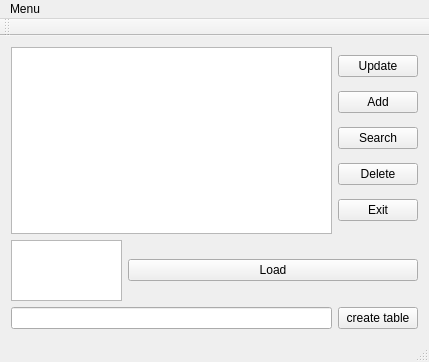
<?xml version="1.0" encoding="UTF-8"?>
<ui version="4.0">
 <class>MainWindow</class>
 <widget class="QMainWindow" name="MainWindow">
  <property name="geometry">
   <rect>
    <x>0</x>
    <y>0</y>
    <width>429</width>
    <height>362</height>
   </rect>
  </property>
  <property name="windowTitle">
   <string>MainWindow</string>
  </property>
  <widget class="QWidget" name="centralWidget">
   <layout class="QVBoxLayout" name="verticalLayout_3">
    <item>
     <layout class="QVBoxLayout" name="verticalLayout_2">
      <item>
       <layout class="QHBoxLayout" name="horizontalLayout_2">
        <item>
         <widget class="QTableView" name="tableView">
          <property name="enabled">
           <bool>true</bool>
          </property>
          <property name="editTriggers">
           <set>QAbstractItemView::NoEditTriggers</set>
          </property>
         </widget>
        </item>
        <item>
         <layout class="QVBoxLayout" name="verticalLayout">
          <item>
           <widget class="QPushButton" name="pushButton_4">
            <property name="text">
             <string>Update</string>
            </property>
           </widget>
          </item>
          <item>
           <widget class="QPushButton" name="pushButton">
            <property name="text">
             <string>Add</string>
            </property>
           </widget>
          </item>
          <item>
           <widget class="QPushButton" name="pushButton_3">
            <property name="text">
             <string>Search</string>
            </property>
           </widget>
          </item>
          <item>
           <widget class="QPushButton" name="pushButton_5">
            <property name="text">
             <string>Delete</string>
            </property>
           </widget>
          </item>
          <item>
           <widget class="QPushButton" name="pushButton_2">
            <property name="text">
             <string>Exit</string>
            </property>
           </widget>
          </item>
         </layout>
        </item>
       </layout>
      </item>
      <item>
       <layout class="QHBoxLayout" name="horizontalLayout">
        <item>
         <widget class="QListWidget" name="listWidget">
          <property name="enabled">
           <bool>true</bool>
          </property>
          <property name="minimumSize">
           <size>
            <width>111</width>
            <height>61</height>
           </size>
          </property>
          <property name="maximumSize">
           <size>
            <width>111</width>
            <height>61</height>
           </size>
          </property>
          <property name="baseSize">
           <size>
            <width>111</width>
            <height>61</height>
           </size>
          </property>
         </widget>
        </item>
        <item>
         <widget class="QPushButton" name="pushButton_6">
          <property name="text">
           <string>Load</string>
          </property>
         </widget>
        </item>
       </layout>
      </item>
     </layout>
    </item>
    <item>
     <layout class="QHBoxLayout" name="horizontalLayout_3">
      <item>
       <widget class="QLineEdit" name="lineEdit"/>
      </item>
      <item>
       <widget class="QPushButton" name="pushButton_7">
        <property name="text">
         <string>create table</string>
        </property>
       </widget>
      </item>
     </layout>
    </item>
   </layout>
  </widget>
  <widget class="QMenuBar" name="menuBar">
   <property name="geometry">
    <rect>
     <x>0</x>
     <y>0</y>
     <width>429</width>
     <height>21</height>
    </rect>
   </property>
   <widget class="QMenu" name="menuMenu">
    <property name="title">
     <string>Menu</string>
    </property>
    <addaction name="actionLog_in"/>
    <addaction name="actionExit_2"/>
   </widget>
   <addaction name="menuMenu"/>
  </widget>
  <widget class="QToolBar" name="mainToolBar">
   <attribute name="toolBarArea">
    <enum>TopToolBarArea</enum>
   </attribute>
   <attribute name="toolBarBreak">
    <bool>false</bool>
   </attribute>
  </widget>
  <widget class="QStatusBar" name="statusBar"/>
  <action name="actionExit">
   <property name="text">
    <string>Exit</string>
   </property>
  </action>
  <action name="actionLog_in">
   <property name="text">
    <string>Log in</string>
   </property>
  </action>
  <action name="actionExit_2">
   <property name="text">
    <string>Exit</string>
   </property>
  </action>
 </widget>
 <layoutdefault spacing="6" margin="11"/>
 <resources/>
 <connections>
  <connection>
   <sender>actionExit</sender>
   <signal>triggered()</signal>
   <receiver>MainWindow</receiver>
   <slot>close()</slot>
   <hints>
    <hint type="sourcelabel">
     <x>-1</x>
     <y>-1</y>
    </hint>
    <hint type="destinationlabel">
     <x>217</x>
     <y>171</y>
    </hint>
   </hints>
  </connection>
 </connections>
 <slots>
  <signal>isActiveWindow()</signal>
  <slot>setActiveWindow()</slot>
 </slots>
</ui>
